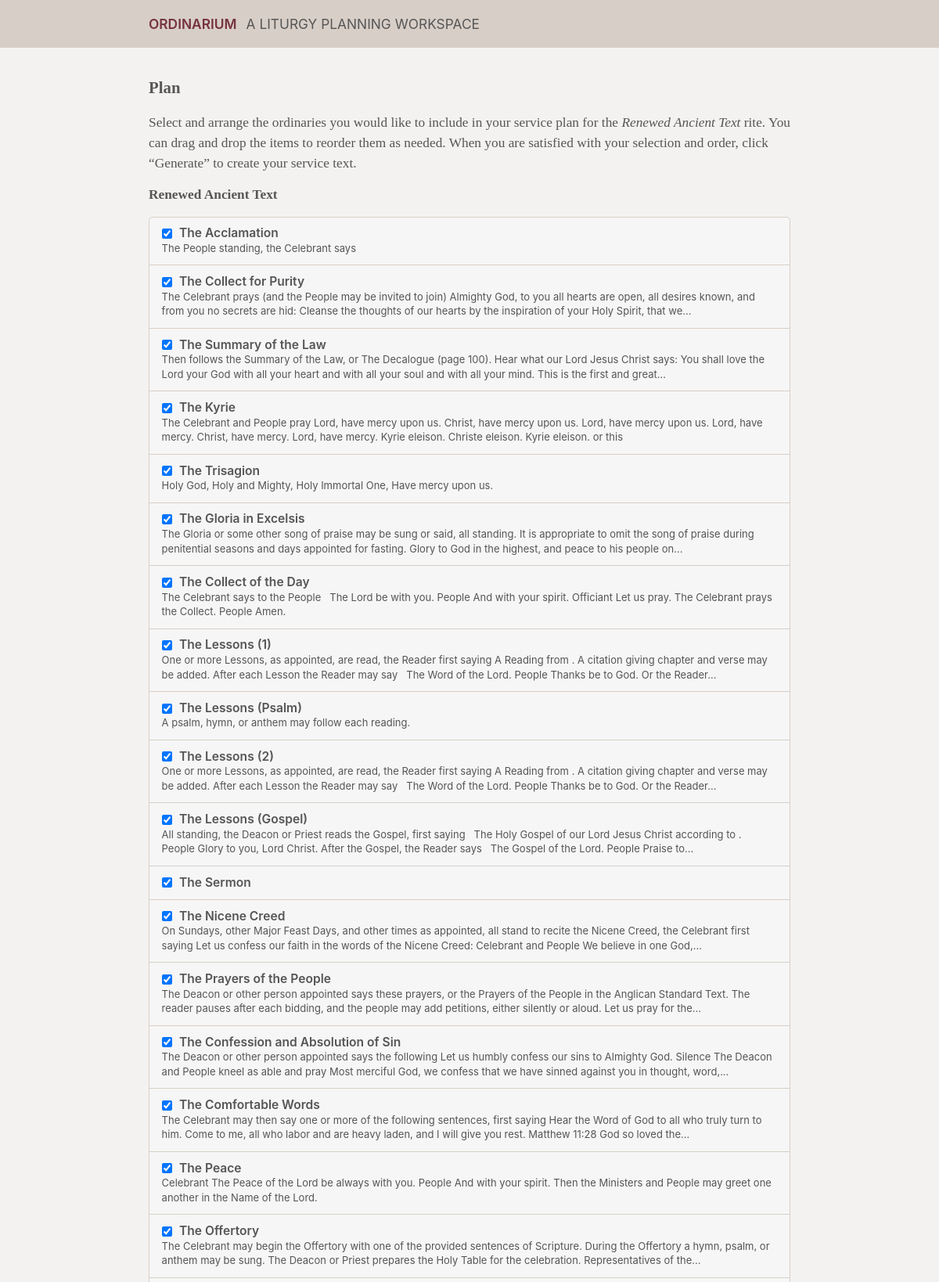
Screenshot of /plan (upper part) with the database file from the repository.
### tables this page shows
CREATE TABLE "texts" ("id" INTEGER PRIMARY KEY, "data" JSON, type TEXT
generated always as (json_extract(data, "$.type")) virtual, filter_type TEXT
generated always as (json_extract(data, "$.filter.type")) virtual, filter_content TEXT
generated always as (json_extract(data, "$.filter.content")) virtual, text TEXT
generated always as (json_extract(data, "$.text")) virtual, title TEXT
generated always as (json_extract(data, '$.title')) virtual, default_order INTEGER
generated always as (json_extract(data, "$.default_order")) virtual, slug text
generated always as (json_extract(data, '$.slug')) virtual, detailed_title text
generated always as (json_extract(data, '$.detailed_title')) virtual);

### ordinarium/routes.py (the view)
@bp.route('/plan')
def plan(rite='Renewed Ancient Text'):
	db = get_db()
	ordinaries = db.execute('select id, default_order, title, detailed_title, text from texts where type=? and filter_type=? and filter_content=? order by default_order', ('ordinarium', 'rite', rite)).fetchall()
	return render_template('plan.html', rite=rite, ordinaries=ordinaries)

### ordinarium/db.py (called while the page is built)
def get_db():
	if 'db' not in g:
		g.db = sqlite3.connect(
			current_app.config['DATABASE'],
			detect_types=sqlite3.PARSE_DECLTYPES,
		)
		g.db.row_factory = sqlite3.Row
	return g.db

### ordinarium/templates/plan.html (shortened to what this page needs)
{% extends 'base.html' %}
{% block content %}
<div id="page">
	<h2>Plan</h2>
	<p>Select and arrange the ordinaries you would like to include in your service plan for the <em>{{ rite }}</em> rite. You can drag and drop the items to reorder them as needed. When you are satisfied with your selection and order, click “Generate” to create your service text.</p>
	<strong>{{ rite }}</strong>
	<ul class="plan-list">
	{% for ordinary in ordinaries %}
		<li class="plan-row" draggable="true">
			<label class="plan-item">
				<input type="checkbox" name="ordinaries" value="{{ ordinary.id }}" data-default-order="{{ ordinary.default_order }}" checked>
				<span class="plan-title">{% if ordinary.detailed_title %}{{ ordinary.detailed_title }}{% else %}{{ ordinary.title }}{% endif %}</span>
			</label>
		{% if ordinary.text %}<small>{{ ordinary.text | markdown_template | striptags | truncate(240) }}</small>{% endif %}
		</li>
	{% endfor %}
	</ul>
</div>
{% endblock %}

### ordinarium/templates/base.html (shortened to what this page needs)
<!doctype html>
<html lang="en">
	<head>
		<link rel="stylesheet" href="{{ url_for('static', filename='styles/style.css') }}">
	</head>
	<body>
		<div id="inner-body">
			{% include '_header.html' %}
			<main>
				{% block content %}{% endblock %}
			</main>
		</div>
	</body>
</html>

### ordinarium/templates/_header.html
<header>
	<div class="inner">
		<h1><a href="{{ url_for('main.index') }}">Ordinarium</a></h1>
		<h2>A liturgy planning workspace</h2>
	</div>
</header>

### ordinarium/static/styles/style.css (style rules this page uses)
:root { --header-font-family: -apple-system, BlinkMacSystemFont, Helvetica, Arial, sans-serif; --body-font-family: apple-system-ui-serif, ui-serif, Georgia, serif; --body-background-color: #f4f2f0; --body-color: #565656; --rubric-color: #76323f; --header-background-color: #d7cec7; --line-color: #d7cec7; --body-font-size: 13pt; }
html { margin: 0; padding: 0; }
body { background-color: var(--header-background-color); color: var(--body-color); font-size: var(--body-font-size); margin: 0; padding: 0; font-family: var(--body-font-family); }
div#inner-body { background-color: var(--body-background-color); margin: 0; padding: 0; min-height: 100vh; }
main { max-width: 820px; margin: 0 auto; padding: 80px 20px 20px 20px; }

### rows the page displays
texts: title "The Acclamation", text "The People standing, the Celebrant says"
texts: title "The Collect for Purity", text "The Celebrant prays (and the People may be invited to join) Almighty God, to you all hearts are open, all desires known, and from you no secrets are hid: Cleanse the thoughts of our hearts by the inspiration of your Holy Spirit, that we..."
texts: title "The Summary of the Law", text "Then follows the Summary of the Law, or The Decalogue (page 100). Hear what our Lord Jesus Christ says: You shall love the Lord your God with all your heart and with all your soul and with all your mind. This is the first and great..."
texts: title "The Kyrie", text "The Celebrant and People pray Lord, have mercy upon us. Christ, have mercy upon us. Lord, have mercy upon us. Lord, have mercy. Christ, have mercy. Lord, have mercy. Kyrie eleison. Christe eleison. Kyrie eleison. or this"
texts: title "The Trisagion", text "Holy God, Holy and Mighty, Holy Immortal One, Have mercy upon us."
texts: title "The Gloria in Excelsis", text "The Gloria or some other song of praise may be sung or said, all standing. It is appropriate to omit the song of praise during penitential seasons and days appointed for fasting. Glory to God in the highest, and peace to his people on..."
texts: title "The Collect of the Day", text "The Celebrant says to the People The Lord be with you. People And with your spirit. Officiant Let us pray. The Celebrant prays the Collect. People Amen."
texts: detailed_title "The Lessons (1)", text "One or more Lessons, as appointed, are read, the Reader first saying A Reading from . A citation giving chapter and verse may be added. After each Lesson the Reader may say The Word of the Lord. People Thanks be to God. Or the Reader..."
texts: detailed_title "The Lessons (Psalm)", text "A psalm, hymn, or anthem may follow each reading."
texts: detailed_title "The Lessons (2)", text "One or more Lessons, as appointed, are read, the Reader first saying A Reading from . A citation giving chapter and verse may be added. After each Lesson the Reader may say The Word of the Lord. People Thanks be to God. Or the Reader..."
texts: detailed_title "The Lessons (Gospel)", text "All standing, the Deacon or Priest reads the Gospel, first saying The Holy Gospel of our Lord Jesus Christ according to . People Glory to you, Lord Christ. After the Gospel, the Reader says The Gospel of the Lord. People Praise to..."
texts: title "The Sermon"
texts: title "The Nicene Creed", text "On Sundays, other Major Feast Days, and other times as appointed, all stand to recite the Nicene Creed, the Celebrant first saying Let us confess our faith in the words of the Nicene Creed: Celebrant and People We believe in one God,..."
texts: title "The Prayers of the People", text "The Deacon or other person appointed says these prayers, or the Prayers of the People in the Anglican Standard Text. The reader pauses after each bidding, and the people may add petitions, either silently or aloud. Let us pray for the..."
texts: title "The Confession and Absolution of Sin", text "The Deacon or other person appointed says the following Let us humbly confess our sins to Almighty God. Silence The Deacon and People kneel as able and pray Most merciful God, we confess that we have sinned against you in thought, word,..."
texts: title "The Comfortable Words", text "The Celebrant may then say one or more of the following sentences, first saying Hear the Word of God to all who truly turn to him. Come to me, all who labor and are heavy laden, and I will give you rest. Matthew 11:28 God so loved the..."
texts: title "The Peace", text "Celebrant The Peace of the Lord be always with you. People And with your spirit. Then the Ministers and People may greet one another in the Name of the Lord."
texts: title "The Offertory", text "The Celebrant may begin the Offertory with one of the provided sentences of Scripture. During the Offertory a hymn, psalm, or anthem may be sung. The Deacon or Priest prepares the Holy Table for the celebration. Representatives of the..."

### other values shown
{{ rite }} "Renewed Ancient Text"
